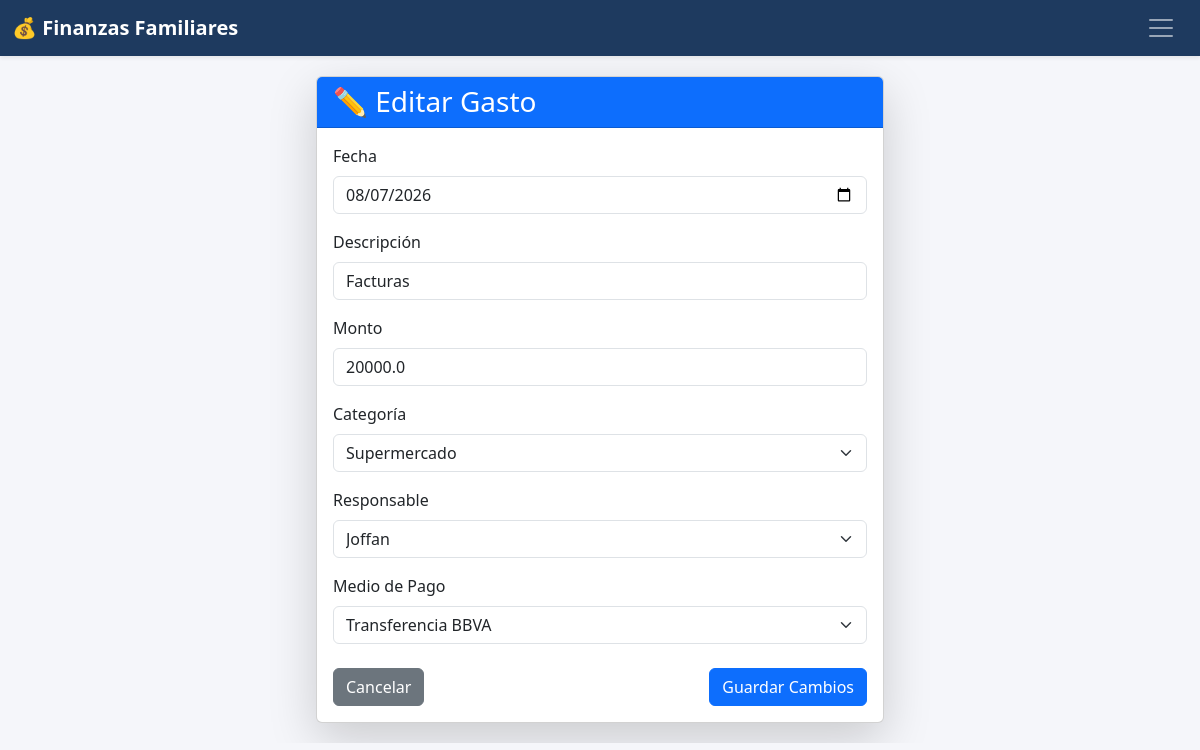
/gastos/23/editar, run on the app's committed database.
### app.py (models this page shows)
class Gasto(db.Model):
    id = db.Column(db.Integer, primary_key=True)
    fecha = db.Column(db.String(20))
    descripcion = db.Column(db.String(200))
    monto = db.Column(db.Float)
    categoria = db.Column(db.String(50))
    responsable = db.Column(db.String(50))
    medio_pago = db.Column(db.String(50))
    gasto_recurrente_id = db.Column(db.Integer, db.ForeignKey('gasto_recurrente.id'), nullable=True)
    pagado = db.Column(db.Boolean, default=False)
    recurrente = db.relationship('GastoRecurrente', backref='gastos_generados', lazy=True)

### app.py (the view, shortened to what this page needs)
@app.route("/gastos/<int:id>/editar", methods=["GET", "POST"])
def editar_gasto(id):
    gasto = Gasto.query.get_or_404(id)
    return render_template("nuevo_gasto.html", gasto=gasto, **obtener_opciones())

### templates/nuevo_gasto.html (shortened to what this page needs)
{% extends "base.html" %}
{% block contenido %}
<div class="row justify-content-center">
    <div class="col-md-8 col-lg-6">
        <div class="card shadow-lg">
            <div class="card-header bg-primary text-white">
                <h3 class="mb-0">
                    {% if gasto %}✏️ Editar Gasto{% else %}💰 Registrar Gasto{% endif %}
                </h3>
            </div>
            <div class="card-body">
                <form method="POST">
                    <div class="mb-3">
                        <label class="form-label">Fecha</label>
                        <input type="date" class="form-control" name="fecha" value="{{ gasto.fecha if gasto else '' }}" required>
                    </div>
                    <div class="mb-3">
                        <label class="form-label">Descripción</label>
                        <input type="text" class="form-control" name="descripcion" value="{{ gasto.descripcion if gasto else '' }}" required>
                    </div>
                    <div class="mb-3">
                        <label class="form-label">Monto</label>
                        <input type="number" step="0.01" class="form-control" name="monto" value="{{ gasto.monto if gasto else '' }}" required>
                    </div>
                    <div class="mb-3">
                        <label class="form-label">Categoría</label>
                        <select class="form-select" name="categoria" required>
                            {% for cat in categorias %}
                                <option value="{{ cat }}" {% if gasto and gasto.categoria == cat %}selected{% endif %}>{{ cat }}</option>
                            {% endfor %}
                        </select>
                    </div>
                    <div class="mb-3">
                        <label class="form-label">Responsable</label>
                        <select class="form-select" name="responsable" required>
                            {% for resp in responsables %}
                                <option value="{{ resp }}" {% if gasto and gasto.responsable == resp %}selected{% endif %}>{{ resp }}</option>
                            {% endfor %}
                        </select>
                    </div>
                    <div class="mb-3">
                        <label class="form-label">Medio de Pago</label>
                        <select class="form-select" name="medio_pago" required>
                            {% for mp in medios_pago %}
                                <option value="{{ mp }}" {% if gasto and gasto.medio_pago == mp %}selected{% endif %}>{{ mp }}</option>
                            {% endfor %}
                        </select>
                    </div>
                    <div class="d-flex justify-content-between align-items-center mt-4">
                        <a href="{{ url_for('listar_gastos') }}" class="btn btn-secondary">
                            Cancelar
                        </a>
                        <button type="submit" class="btn btn-primary">
                            {% if gasto %}Guardar Cambios{% else %}Guardar Gasto{% endif %}
                        </button>
                    </div>
                </form>
            </div>
        </div>
    </div>
</div>
{% endblock %}

### templates/base.html (style rules this page uses)
body { background-color: #f5f6fa; }

### data on the page
Gasto: fecha "08/07/2026", descripcion "Facturas", monto "20000.0", categoria "Supermercado", responsable "Joffan", medio_pago "Transferencia BBVA"
